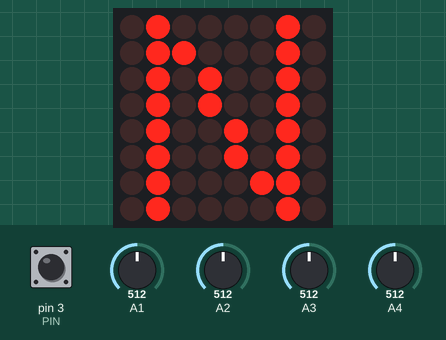
This sketch was run on a simulated Arduino Uno, built with avr-gcc and run on an emulated ATmega328P. Shown: 8×8 LED matrix. Inputs (shaded band) come from the test bench; at power-on: pin 3 (PIN) HIGH, A1 = 512, A2 = 512, A3 = 512, A4 = 512.

Above: at 1.2 s.
1.3 s: pin 3 (PIN) pulled LOW for 0.15 s
At 1.7 s:
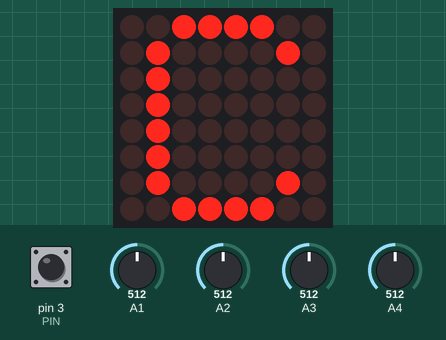
2.9 s: pin 3 (PIN) pulled LOW for 1 s
At 4.2 s:
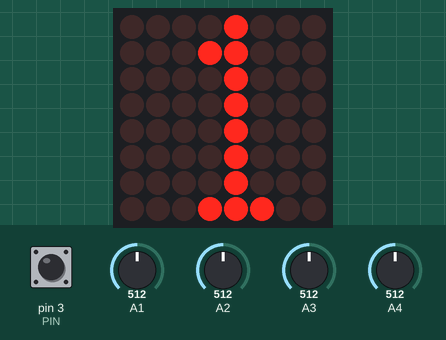
5.4 s: pin 3 (PIN) pulled LOW for 3.2 s
At 9.0 s:
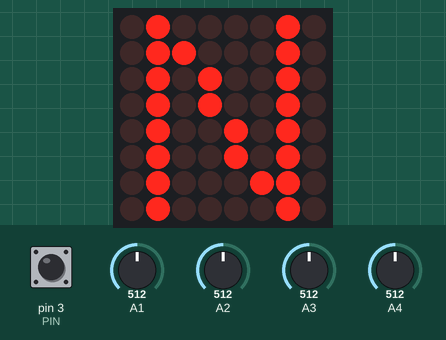
10.1 s: pin 3 (PIN) pulsed LOW 5 times (0.12 s each, 0.3 s apart)
At 11.3 s:
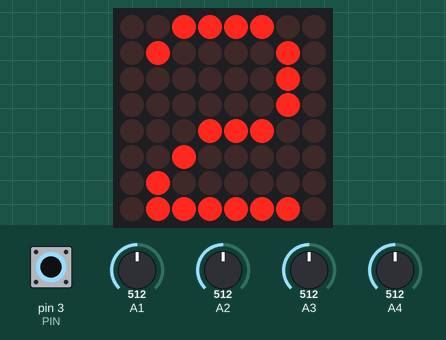
13.1 s: pin 3 (PIN) pulled LOW for 0.15 s
At 14.3 s:
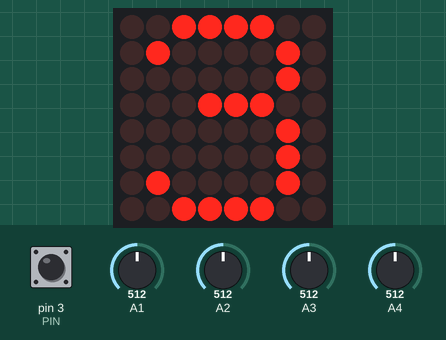
14.7 s: pin 3 (PIN) pulsed LOW 2 times (0.12 s each, 0.3 s apart)
At 15.9 s:
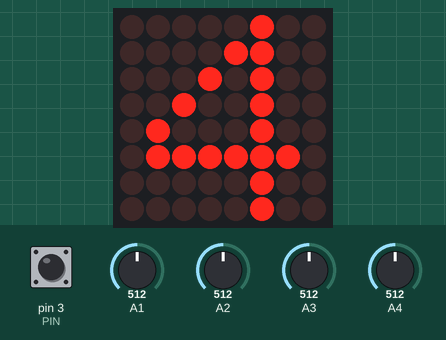
Timing chart, 0 to 17.7 s (numbered marks = the images above; inputs shaded):
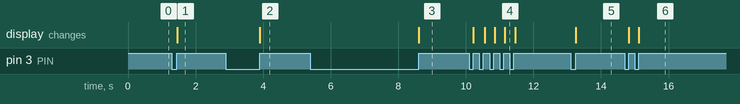

Measured:
- after the input at 1.3 s, the display: changes after 0.15 s (image 1)
- after the input at 2.9 s, the display: changes after 1.0 s (image 2)
- after the input at 5.4 s, the display: changes after 3.2 s (image 3)
- after the input at 10.1 s, the display: first changes after 0.12 s (image 4 shows a later state)
- after the input at 13.1 s, the display: changes after 0.15 s (image 5)
- after the input at 14.7 s, the display: first changes after 0.12 s (image 6 shows a later state)

The sketch:

main.ino
```cpp
#include <Arduino.h>
#include "display.h"
#include "sensors.h"
#include "state.h"
#include "gear_mappings.h"
#include "digital_pin_event.h"
#include "event.h"
#include "storage.h"
#include "update_storage.h"

// GLOBAL VALUES
const int REFRESH_RATE_HZ = 30;
const int DELAY_FOR_REFRESH_RATE_MS = 1000 / REFRESH_RATE_HZ;
const int MAX_MESSAGE_LENGTH_IN_CHARACTERS = 100;

SystemState currentState = {
    GEAR_DETECTION_MODE,
    WAITING,
    ' ',
    empty_mapping(),
    empty_mapping(),
    'N',
    ""
};

// SETUP
void setup() {
    setup_sensors();
    setup_event();
    setup_display();
    if (has_data()) {
        Storage data = load();
        SensorToGearMappings loaded = data.gear_mappings;
        currentState.current_gear_mapping = loaded;
    }
}

// MAIN LOOP
void loop() {
    SensorData sensor_data = read_sensors();
    DigitalPinEvent event = read_event();
    CommandType command = next_command(currentState, event);
    command = auto_finish_calibration(currentState, command); // this will turn the command to FINISH_CALIBRATION when we are in the CALIBRATE state

    update_storage(currentState, command); // this will update the storage if we finish the calibration with a new gear mapping

    currentState = next_state(currentState, command, sensor_data);

    char display_value = to_display_value(currentState);
    display(display_value);

    delay(DELAY_FOR_REFRESH_RATE_MS);
}
```

command_type.h
```cpp
#ifndef COMMAND_TYPE_H
#define COMMAND_TYPE_H

// Define command types for the state machine
enum CommandType {
    UNKNOWN_COMMAND,     // Unrecognized command
    START_CALIBRATION,   // Set to calibration mode
    RECORD_GEAR_1,       // Start recording (Waiting → Recording)
    RECORD_GEAR_2,
    RECORD_GEAR_3,
    RECORD_GEAR_4,
    RECORD_GEAR_5,
    RECORD_GEAR_R,
    RECORD_GEAR_N,
    STOP_GEAR_RECORDING, // Stop recording (Recording → Waiting)
    FINISH_CALIBRATION,  // Complete recording (Waiting → Calibrate)
    ABORT_CALIBRATION    // Abort calibration (Any active state → Initial)
};

#endif // COMMAND_TYPE_H
```

digital_pin_event.h
```cpp
#ifndef DIGITAL_PIN_EVENT_H
#define DIGITAL_PIN_EVENT_H

enum DigitalPinEvent {
    SHORT,
    LONG,
    NONE,
};

#endif
```

display.cpp
```cpp
#include <LedControl.h>
#include "display.h"
#include "display_patterns.h"

LedControl lc = LedControl(
  4, // DIN pin
  6, // CLK pin
  5, // CS pin
  1 // number of devices
);

void display_pattern(const uint8_t* pattern) {
    // lc.clearDisplay(0);
    for (int row = 0; row < 8; row++) {
        lc.setRow(0, row, pattern[row]);
    }
}

const uint8_t* get_pattern_for_character(char character) {
    for (int i = 0; i < NUM_PATTERNS; i++) {
        if (character_map[i].character == character) {
            return character_map[i].pattern;  // Return pointer to the pattern
        }
    }
    return Empty;  // Default to Empty pattern
}

void display_character(char character){
  display_pattern(get_pattern_for_character(character));
}

void clear_display() {
  lc.clearDisplay(0);
}

void setup_display(){
  lc.shutdown(0,false);
  lc.setIntensity(0,8);
  lc.clearDisplay(0);
}

void display(char value) {
    display_character(value);
}
```

display.h
```cpp
#ifndef DISPLAY_H
#define DISPLAY_H

void setup_display();
void clear_display();
void display(char gear);

#endif
```

display_patterns.h
```cpp
#ifndef DISPLAY_PATTERNS_H
#define DISPLAY_PATTERNS_H

#include <stdint.h>  // Standard header for uint8_t

#define NUM_PATTERNS 11  // Explicitly set the number of character patterns

// Define special patterns
const uint8_t Empty[8] = {  // All LEDs off
    0b00000000,
    0b00000000,
    0b00000000,
    0b00000000,
    0b00000000,
    0b00000000,
    0b00000000,
    0b00000000
};

const uint8_t Full[8] = {  // All LEDs on
    0b11111111,
    0b11111111,
    0b11111111,
    0b11111111,
    0b11111111,
    0b11111111,
    0b11111111,
    0b11111111
};

// Define a struct to map characters to their 8x8 binary patterns
struct CharacterPattern {
    char character;
    const uint8_t* pattern;
};

// Mapping of characters to their corresponding LED patterns
const CharacterPattern character_map[NUM_PATTERNS] = {
    {'N', (const uint8_t[8]){
        0b01000010,
        0b01100010,
        0b01010010,
        0b01010010,
        0b01001010,
        0b01001010,
        0b01000110,
        0b01000010
    }},
    {'1', (const uint8_t[8]){
        0b00001000,
        0b00011000,
        0b00001000,
        0b00001000,
        0b00001000,
        0b00001000,
        0b00001000,
        0b00011100
    }},
    {'2', (const uint8_t[8]){
        0b00111100,
        0b01000010,
        0b00000010,
        0b00000010,
        0b00011100,
        0b00100000,
        0b01000000,
        0b01111110
    }},
    {'3', (const uint8_t[8]){
        0b00111100,
        0b01000010,
        0b00000010,
        0b00011100,
        0b00000010,
        0b00000010,
        0b01000010,
        0b00111100
    }},
    {'4', (const uint8_t[8]){
        0b00000100,
        0b00001100,
        0b00010100,
        0b00100100,
        0b01000100,
        0b01111110,
        0b00000100,
        0b00000100
    }},
    {'5', (const uint8_t[8]){
        0b01111110,
        0b01000000,
        0b01000000,
        0b01111100,
        0b00000010,
        0b00000010,
        0b01000010,
        0b00111100
    }},
    {'R', (const uint8_t[8]){
        0b01111100,
        0b01000010,
        0b01000010,
        0b01111100,
        0b01010000,
        0b01001000,
        0b01000100,
        0b01000010
    }},
    {'C', (const uint8_t[8]){
        0b00111100,
        0b01000010,
        0b01000000,
        0b01000000,
        0b01000000,
        0b01000000,
        0b01000010,
        0b00111100
    }},
    {'E', (const uint8_t[8]){
        0b11111111,
        0b10000000,
        0b10000000,
        0b11111110,
        0b10000000,
        0b10000000,
        0b10000000,
        0b11111111
    }},
    {' ', Empty},  // Now referencing Empty
    {'#', Full}    // New entry for Full (All LEDs On)
};

#endif // DISPLAY_PATTERNS_H
```

event.cpp
```cpp
#include <Arduino.h>
#include "event.h"

#define PIN 3
#define ON 0
#define OFF 1

void setup_event() {
    pinMode(3, INPUT_PULLUP); // assumes active LOW (0 = ON)
}

DigitalPinEvent read_event() {
    if (digitalRead(PIN) == ON) {
        unsigned long start = millis();

        // Wait for release or timeout
        while (digitalRead(PIN) == ON) {
            if (millis() - start > 5000) break; // safety timeout at 5 sec
        }

        unsigned long duration = millis() - start;
        if (duration >= 2500) { // for events longer than 2.5 sec we return LONG
            return LONG;
        } else {
            return SHORT;
        }
    }

    return NONE;
}
```

event.h
```cpp
#ifndef EVENT_H
#define EVENT_H

#include "digital_pin_event.h"

void setup_event();
DigitalPinEvent read_event();

#endif
```

gear.cpp
```cpp
#include "gear.h"

bool is_within_range(int value, SensorRange range) {
    return value >= range.min && value <= range.max;
}

char map_sensor_values_to_gear(const int sensor_values[NUMBER_OF_SENSORS], const SensorToGearMapping mappings[NUMBER_OF_GEARS]) {
    for (int i = 0; i < NUMBER_OF_GEARS; ++i) {
        const SensorToGearMapping& mapping = mappings[i];

        // Ensure gear is valid
        if (mapping.gear == ' ' || mapping.gear == '\0') {
            continue; // Skip empty mappings
        }

        bool match = true;
        for (int j = 0; j < NUMBER_OF_SENSORS; ++j) {
            if (!is_within_range(sensor_values[j], mapping.sensor_ranges[j])) {
                match = false;
                break;
            }
        }
        if (match) {
            return mapping.gear; // Return first matched gear
        }
    }

    return DEFAULT_GEAR; // If no match is found, return 'N'
}
```

gear.h
```cpp
#ifndef GEAR_H
#define GEAR_H

#include "sensor_data.h"
#include "gear_mappings.h"

const char DEFAULT_GEAR = 'N';

char map_sensor_values_to_gear(const int sensor_values[NUMBER_OF_SENSORS], const SensorToGearMapping mappings[NUMBER_OF_GEARS]);

#endif
```

gear_mappings.cpp
```cpp
#include "gear_mappings.h"

SensorToGearMappings empty_mapping() {
    return SensorToGearMappings {
        {
            {'1', {{INT_MAX, INT_MIN}, {INT_MAX, INT_MIN}, {INT_MAX, INT_MIN}, {INT_MAX, INT_MIN}}},
            {'2', {{INT_MAX, INT_MIN}, {INT_MAX, INT_MIN}, {INT_MAX, INT_MIN}, {INT_MAX, INT_MIN}}},
            {'3', {{INT_MAX, INT_MIN}, {INT_MAX, INT_MIN}, {INT_MAX, INT_MIN}, {INT_MAX, INT_MIN}}},
            {'4', {{INT_MAX, INT_MIN}, {INT_MAX, INT_MIN}, {INT_MAX, INT_MIN}, {INT_MAX, INT_MIN}}},
            {'5', {{INT_MAX, INT_MIN}, {INT_MAX, INT_MIN}, {INT_MAX, INT_MIN}, {INT_MAX, INT_MIN}}},
            {'R', {{INT_MAX, INT_MIN}, {INT_MAX, INT_MIN}, {INT_MAX, INT_MIN}, {INT_MAX, INT_MIN}}}
        }
    };
}
```

gear_mappings.h
```cpp
#ifndef GEAR_MAPPINGS_H
#define GEAR_MAPPINGS_H

#include <limits.h>
#include "number_of_sensors.h"
#include "number_of_gears.h"

struct SensorRange {
    int min;
    int max;
};

struct SensorToGearMapping {
    char gear;
    SensorRange sensor_ranges[NUMBER_OF_SENSORS];
};

struct SensorToGearMappings {
    SensorToGearMapping mappings[NUMBER_OF_GEARS];
};

SensorToGearMappings empty_mapping();

#endif
```

number_of_gears.h
```cpp
#ifndef NUMBER_OF_GEARS_H
#define NUMBER_OF_GEARS_H

#define NUMBER_OF_GEARS 6

#endif
```

number_of_sensors.h
```cpp
#ifndef NUMBER_OF_SENSORS_H
#define NUMBER_OF_SENSORS_H

#define NUMBER_OF_SENSORS 4

#endif
```

sensor_data.h
```cpp
#ifndef SENSOR_DATA_H
#define SENSOR_DATA_H

#include "number_of_sensors.h"

struct SensorData {
    int values[NUMBER_OF_SENSORS];
};

#endif
```

sensors.cpp
```cpp
#include <Arduino.h>
#include "sensors.h"

void setup_sensors() {
    pinMode(A1, INPUT);
    pinMode(A2, INPUT);
    pinMode(A3, INPUT);
    pinMode(A4, INPUT);
}

SensorData read_sensors() {
    SensorData data = {
        .values = {
            analogRead(A1),
            analogRead(A2),
            analogRead(A3),
            analogRead(A4)
        }
    };

    return data;
}
```

sensors.h
```cpp
#ifndef SENSORS_H
#define SENSORS_H

#include "sensor_data.h"

void setup_sensors();

SensorData read_sensors();

#endif
```

state.h
```cpp
#ifndef STATE_H
#define STATE_H

#include <stdio.h>
#include "command_type.h"
#include "digital_pin_event.h"
#include "sensor_data.h"
#include "gear_mappings.h"
#include "system_state.h"

// Function prototypes
CommandType next_command(const SystemState& state, DigitalPinEvent event);
CommandType auto_finish_calibration(const SystemState& state, CommandType command);
SystemState next_state(SystemState state, CommandType command, SensorData sensor_data);
char to_display_value(const SystemState& state);
void to_serial_print_message(const SystemState& state, char* buffer, size_t buffer_size);

#endif // STATE_H
```

storage.cpp
```cpp
#include <EEPROM.h>
#include <stdint.h>
#include "storage.h"

const int STORAGE_ADDR = 0;
const uint8_t VALID_MARKER = 0x42;

bool has_data() {
    return EEPROM.read(STORAGE_ADDR) == VALID_MARKER;
}

Storage load() {
    Storage data;
    EEPROM.get(STORAGE_ADDR + 1, data);
    return data;
}

void save(Storage &data) {
    EEPROM.write(STORAGE_ADDR, VALID_MARKER);
    EEPROM.put(STORAGE_ADDR + 1, data);
}

void clear() {
    EEPROM.write(STORAGE_ADDR, 0x00); // Overwrite the valid marker to invalidate data
}
```

storage.h
```cpp
#ifndef STORAGE_H
#define STORAGE_H

#include "gear_mappings.h"

struct Storage {
    SensorToGearMappings gear_mappings;
};

bool has_data();
Storage load();
void save(Storage &data);
void clear();

#endif // STORAGE_H
```

system_state.h
```cpp
#ifndef SYSTEM_STATE_H
#define SYSTEM_STATE_H

#include "gear_mappings.h"

// Define system states
enum ModeStateType {
    GEAR_DETECTION_MODE,
    CALIBRATION_MODE,
    ERROR,
};

enum CalibrationModeStateType {
    WAITING,
    RECORDING,
    CALIBRATE,
};

#define MAX_ERROR_LENGTH 80 // 80 character == one terminal line

// Struct representing the entire system state
struct SystemState {
    ModeStateType mode;  // Main mode state

    // Calibration-related state
    CalibrationModeStateType calibration;
    char recording_gear;  // '1', '2', '3', '4', '5', 'R', 'N'
    SensorToGearMappings recording_data;

    // Gear detection-related state
    SensorToGearMappings current_gear_mapping;
    char current_gear;  // '1', '2', '3', '4', '5', 'R', 'N'

    // Error-related state
    char error_message[MAX_ERROR_LENGTH];
};

#endif // SYSTEM_STATE_H
```

update_storage.cpp
```cpp
#include "update_storage.h"
#include "gear_mappings.h"
#include "storage.h"

void update_storage(const SystemState& state, CommandType command) {
    if (state.mode != CALIBRATION_MODE) return;
    if (state.calibration != CALIBRATE) return;
    if (command != FINISH_CALIBRATION) return;

    Storage current_data = Storage {
        .gear_mappings = empty_mapping()
    };

    if (has_data()) {
        current_data = load();
    }

    SensorToGearMappings new_data = state.recording_data;
    current_data.gear_mappings = new_data;

    save(current_data);
}
```

update_storage.h
```cpp
#ifndef UPDATE_STORAGE_H
#define UPDATE_STORAGE_H

#include "system_state.h"
#include "command_type.h"

void update_storage(const SystemState& state, CommandType command);

#endif // UPDATE_STORAGE_H
```

Source omitted: state.cpp (10150 bytes)
